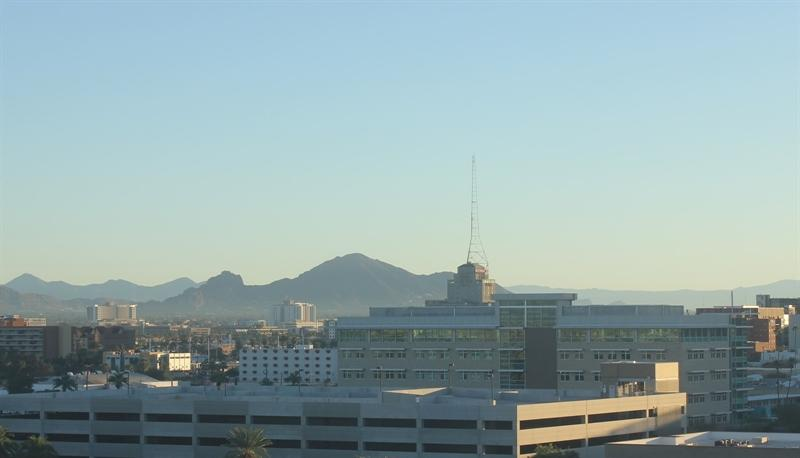
#> input picture TG15_244107020004_Muhammad Nuril Huda/images/training/day/20151101_142050.jpg, 800 x 458 px; its folder holds only this picture in this run
$ jupyter execute --allow-errors TG11_244107020004_Muhammad_Nuril_Huda.ipynb   (shell and % lines are left out)
#> lines starting #> are read from the running program, lines starting #| are printed output that depends on the picture
<a href="https://colab.research.google.com/github/nurilhuda05/Pembelajaran_Mesin_2026/blob/main/TG11_244107020004_Muhammad_Nuril_Huda.ipynb" target="_parent"></a>

# **PRAKTIKUM 1**

### **Langkah 1 - Import Library**

[cell 1]
import numpy as np
import matplotlib.pyplot as plt
from scipy import stats
import seaborn as sns

### **Langkah 2 - Membuat Data Dummy**

[cell 2]
from sklearn.datasets import make_blobs

# Membuat data dengan dua kelas
X, y = make_blobs(
    n_samples=50,
    centers=2,
    random_state=0,
    cluster_std=0.60
)


plt.scatter(X[:, 0], X[:, 1], c=y, s=50, cmap='autumn')
plt.show()
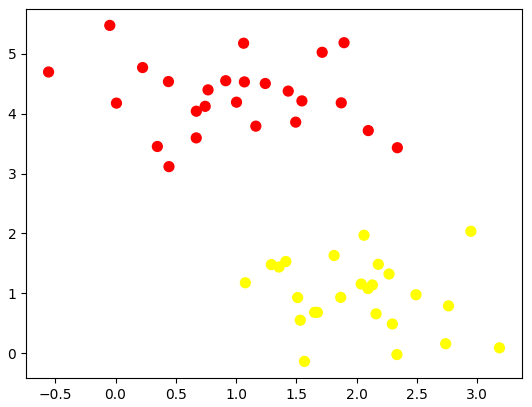
#> figure drawn by matplotlib, 1 panel

### **Langkah 3 - Membuat Ilustrasi Garis Pemisah**

[cell 3]
# Rentang sumbu x untuk menggambar garis
xfit = np.linspace(-1, 3.5)

# Plot data dari Langkah 2
plt.scatter(X[:, 0], X[:, 1], c=y, s=50, cmap='autumn')

# Titik data baru 'x'
plt.plot([0.6], [2.1], 'x', color='red', markeredgewidth=2, markersize=10)

# Tiga garis pemisah yang berbeda, dengan format (gradien m, intersep b)
for m, b in [(1, 0.65), (0.5, 1.6), (-0.2, 2.9)]:
    plt.plot(xfit, m * xfit + b, '-k')

# Batas sumbu x
plt.xlim(-1, 3.5)
plt.show()
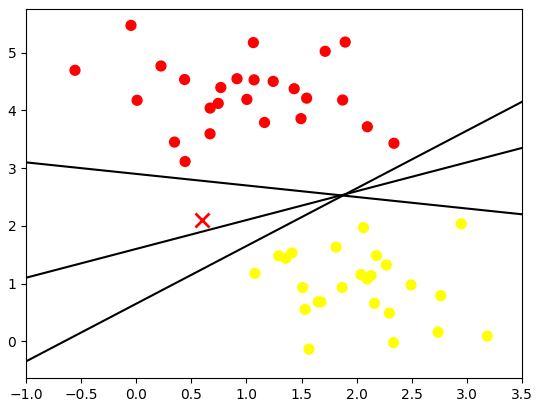
#> figure drawn by matplotlib, 1 panel; curve peaks at x = 3.5, y = 4.15; curve peaks at x = 3.5, y = 3.35

### **Langkah 4 - Ilustrasi Margin**

[cell 4]
# Membuat rentang nilai untuk garis
xfit = np.linspace(-1, 3.5)

# Menampilkan data
plt.scatter(X[:, 0], X[:, 1], c=y, s=50, cmap='autumn')

# Membuat beberapa garis pemisah dan margin
for m, b, d in [(1, 0.65, 0.33), (0.5, 1.6, 0.55), (-0.2, 2.9, 0.2)]:
    yfit = m * xfit + b
    plt.plot(xfit, yfit, '-k')
    plt.fill_between(
        xfit,
        yfit - d,
        yfit + d,
        edgecolor='none',
        color='#AAAAAA',
        alpha=0.4
    )

# Mengatur batas sumbu X
plt.xlim(-1, 3.5)
plt.show()
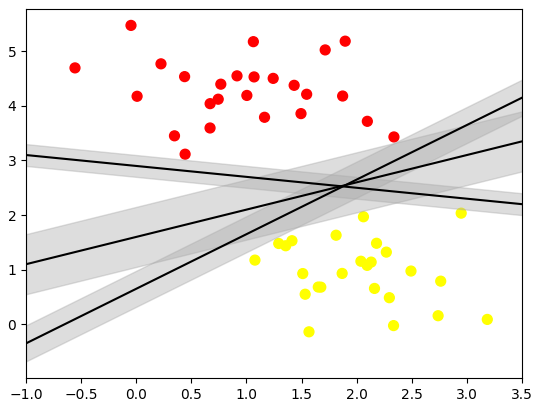
#> figure drawn by matplotlib, 1 panel; curve peaks at x = 3.5, y = 4.15; curve peaks at x = 3.5, y = 3.35; curve peaks at x = -1, y = 3.1

### **Langkah 5 - Fitting Model**

#### **5A - Melatih Model SVM**

[cell 5]
# Import algoritma SVM
from sklearn.svm import SVC

# Membuat model SVM dengan kernel linear
model = SVC(kernel='linear', C=1E10)

# Melatih model menggunakan data dummy
model.fit(X, y)

#### **5B - Membuat fungsi visualisasi garis pemisah**

[cell 6]
# Fungsi untuk menampilkan garis pemisah dan margin
def plot_svc_decision_function(model, ax=None, plot_support=True):

    if ax is None:
        ax = plt.gca()

    xlim = ax.get_xlim()
    ylim = ax.get_ylim()

    # Membuat grid untuk evaluasi model
    x = np.linspace(xlim[0], xlim[1], 30)
    y = np.linspace(ylim[0], ylim[1], 30)
    Y, X = np.meshgrid(y, x)

    xy = np.vstack([X.ravel(), Y.ravel()]).T
    P = model.decision_function(xy).reshape(X.shape)

    # Menampilkan garis pemisah dan margin
    ax.contour(
        X, Y, P,
        colors='k',
        levels=[-1, 0, 1],
        alpha=0.5,
        linestyles=['--', '-', '--']
    )

    # Menampilkan support vector
    if plot_support:
        ax.scatter(
            model.support_vectors_[:, 0],
            model.support_vectors_[:, 1],
            s=300,
            linewidth=1,
            facecolors='none'
        )

    ax.set_xlim(xlim)
    ax.set_ylim(ylim)

#### **5C - Menampilkan hasil model SVM**

[cell 7]
plt.scatter(X[:, 0], X[:, 1], c=y, s=50, cmap='autumn')

plot_svc_decision_function(model)

plt.show()

#### **5D - Melihat Support Vector**

[cell 8]
# Menampilkan titik yang menjadi support vector
model.support_vectors_

### **Langkah 6 - Membandingkan Model dengan Jumlah Data Berbeda**

[cell 9]
# Fungsi untuk membuat dan menampilkan model SVM
def plot_svm(N=10, ax=None):
    # Membuat 200 data dummy
    X, y = make_blobs(
        n_samples=200,
        centers=2,
        random_state=0,
        cluster_std=0.60
    )

    # Mengambil sejumlah data sesuai N
    X = X[:N]
    y = y[:N]

    # Membuat dan melatih model SVM
    model = SVC(kernel='linear', C=1E10)
    model.fit(X, y)

    # Menampilkan data
    ax = ax or plt.gca()
    ax.scatter(X[:, 0], X[:, 1], c=y, s=50, cmap='autumn')

    # Mengatur batas grafik
    ax.set_xlim(-1, 4)
    ax.set_ylim(-1, 6)

    # Menampilkan garis pemisah dan margin
    plot_svc_decision_function(model, ax)


# Membuat dua grafik perbandingan
fig, ax = plt.subplots(1, 2, figsize=(16, 6))
fig.subplots_adjust(left=0.0625, right=0.95, wspace=0.1)

# Menampilkan model dengan 60 dan 120 data
for axi, N in zip(ax, [60, 120]):
    plot_svm(N, axi)
    axi.set_title('N = {}'.format(N))

plt.show()
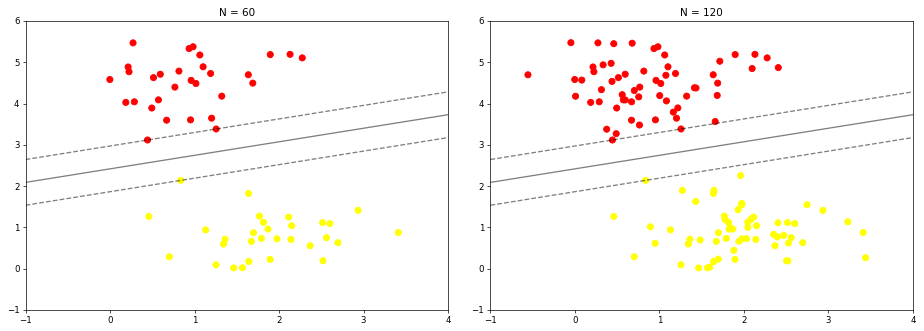
#> figure drawn by matplotlib, 2 panels

### **Langkah 7 - Interaksi Jumlah Data Menggunakan ipywidgets**

#### **7A - Instalasi library**

#### **7B - Membuat tampilan interaktif**

[cell 10]
# Import library untuk interaksi
from ipywidgets import interact, fixed

# Menampilkan model dengan pilihan jumlah data
interact(plot_svm, N=[10,50,100,150,200], ax=fixed(None))
#> the sliders are set to N = 10, ax = <module 'ipywidgets.fixed_' fr
#> (the call stopped at in plot_svc_decision_function, `x = np.linspace(xlim[0], xlim[1], 30)`: ipywidgets is not available in this run)

plt.show()

# **PRAKTIKUM 2**

### **Langkah 1 - Ilustrasi Data Non-Linier**

#### **1A - Import Library**

[cell 11]
import numpy as np
import matplotlib.pyplot as plt
from scipy import stats
import seaborn as sns
from sklearn.svm import SVC

#### **1B - Membuat Kembali Fungsi Plotting**

[cell 12]
# Fungsi untuk menampilkan garis pemisah dan margin
def plot_svc_decision_function(model, ax=None, plot_support=True):

    if ax is None:
        ax = plt.gca()

    xlim = ax.get_xlim()
    ylim = ax.get_ylim()

    # Membuat grid untuk evaluasi model
    x = np.linspace(xlim[0], xlim[1], 30)
    y = np.linspace(ylim[0], ylim[1], 30)
    Y, X = np.meshgrid(y, x)

    xy = np.vstack([X.ravel(), Y.ravel()]).T
    P = model.decision_function(xy).reshape(X.shape)

    # Menampilkan garis pemisah dan margin
    ax.contour(
        X, Y, P,
        colors='k',
        levels=[-1, 0, 1],
        alpha=0.5,
        linestyles=['--', '-', '--']
    )

    # Menampilkan support vector
    if plot_support:
        ax.scatter(
            model.support_vectors_[:, 0],
            model.support_vectors_[:, 1],
            s=300,
            linewidth=1,
            facecolors='none'
        )

    ax.set_xlim(xlim)
    ax.set_ylim(ylim)

#### **1C - Membuat Data Dummy Non-Linier**

[cell 13]
# Import library untuk membuat data lingkaran
from sklearn.datasets import make_circles

# Membuat data dummy non-linier
X, y = make_circles(
    n_samples=100,
    factor=0.1,
    noise=0.1,
    random_state=42
)

# Melatih SVM dengan kernel linear
clf = SVC(kernel='linear')
clf.fit(X, y)

# Menampilkan visualisasi data
plt.scatter(X[:, 0], X[:, 1], c=y, s=50, cmap='autumn')

# Menampilkan garis pemisah
plot_svc_decision_function(clf, plot_support=False)

plt.show()
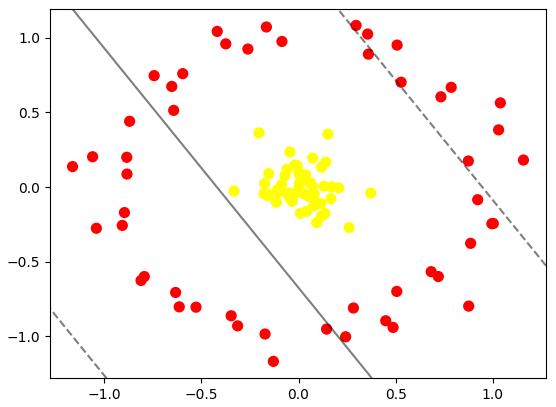
#> figure drawn by matplotlib, 1 panel
#> the sliders are set to elev = -90, azim = 0, X = <module 'ipywidgets.fixed_' fr, y = <module 'ipywidgets.fixed_' fr

Hasil grafik yang diperoleh berbeda dengan modul karena pada kode ini ditambahkan parameter random_state=42, sedangkan modul tidak menggunakannya. Parameter tersebut membuat data yang dihasilkan tetap sama setiap kali kode dijalankan. Tanpa random_state, data dapat berubah setiap kali dijalankan.

#### **1D - Visualisasi Data dalam Bentuk 3D**

[cell 14]
# Import library untuk visualisasi 3D dan interaksi
from mpl_toolkits import mplot3d
from ipywidgets import interact, fixed

# Menghitung proyeksi radial
r = np.exp(-(X**2).sum(1))

# Membuat fungsi visualisasi 3D
def plot_3D(elev=30, azim=30, X=X, y=y):
    ax = plt.subplot(projection='3d')

    ax.scatter3D(X[:, 0], X[:, 1], r, c=y, s=50, cmap='autumn')

    ax.view_init(elev=elev, azim=azim)

    ax.set_xlabel('x')
    ax.set_ylabel('y')
    ax.set_zlabel('r')


# Menampilkan grafik interaktif
#> (the rest of this cell did not finish here and is left out)

### **Langkah 2 - Fitting Model dengan Kernel RBF**

#### **2A - Melatih model SVM**

[cell 15]
# Membuat model SVM dengan kernel RBF
clf = SVC(kernel='rbf', C=1E6)

# Melatih model menggunakan data dummy
clf.fit(X, y)

#### **2B - Menampilkan hasil klasifikasi**

[cell 16]
# Menampilkan data
plt.scatter(X[:, 0], X[:, 1], c=y, s=50, cmap='autumn')

# Menampilkan garis pemisah dan margin
plot_svc_decision_function(clf)

# Menampilkan support vector
plt.scatter(
    clf.support_vectors_[:, 0],
    clf.support_vectors_[:, 1],
    s=300,
    linewidth=1,
    facecolors='none'
)

plt.show()
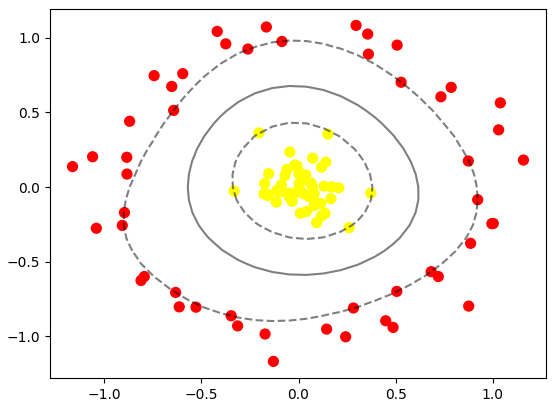
#> figure drawn by matplotlib, 1 panel

# **PRAKTIKUM 3**

### **Langkah 1 - Import Library dan Buat Fungsi Plotting**

#### **1A - Import library**

[cell 17]
import numpy as np
import matplotlib.pyplot as plt
from scipy import stats
import seaborn as sns
from sklearn.svm import SVC
from sklearn.datasets import make_blobs

#### **1B - Membuat fungsi plotting**

[cell 18]
# Fungsi untuk menampilkan garis pemisah dan margin
def plot_svc_decision_function(model, ax=None, plot_support=True):

    if ax is None:
        ax = plt.gca()

    xlim = ax.get_xlim()
    ylim = ax.get_ylim()

    # Membuat grid untuk evaluasi model
    x = np.linspace(xlim[0], xlim[1], 30)
    y = np.linspace(ylim[0], ylim[1], 30)
    Y, X = np.meshgrid(y, x)

    xy = np.vstack([X.ravel(), Y.ravel()]).T
    P = model.decision_function(xy).reshape(X.shape)

    # Menampilkan garis pemisah dan margin
    ax.contour(
        X, Y, P,
        colors='k',
        levels=[-1, 0, 1],
        alpha=0.5,
        linestyles=['--', '-', '--']
    )

    # Menampilkan support vector
    if plot_support:
        ax.scatter(
            model.support_vectors_[:, 0],
            model.support_vectors_[:, 1],
            s=300,
            linewidth=1,
            facecolors='none'
        )

    ax.set_xlim(xlim)
    ax.set_ylim(ylim)

### **Langkah 2 - Buat Data Dummy**

[cell 19]
X, y = make_blobs(
    n_samples=100,
    centers=2,
    random_state=0,
    cluster_std=1.2
)

plt.scatter(X[:, 0], X[:, 1], c=y, s=50, cmap='autumn')
plt.show()
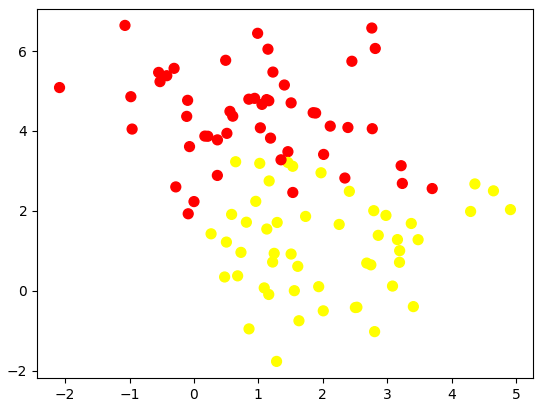
#> figure drawn by matplotlib, 1 panel

### **Langkah 3 - Analisis Dampak Tunning**

[cell 20]
# Membuat dataset dengan 100 data dan 2 kelompok
X, y = make_blobs(
    n_samples=100,
    centers=2,
    random_state=0,
    cluster_std=0.8
)

# Membuat tempat untuk menampilkan 2 grafik
fig, ax = plt.subplots(1, 2, figsize=(16, 6))
fig.subplots_adjust(left=0.0625, right=0.95, wspace=0.1)

# Membandingkan nilai C = 10.0 dan C = 0.1
for axi, C in zip(ax, [10.0, 0.1]):

    # Membuat dan melatih model SVM dengan kernel linear
    model = SVC(kernel='linear', C=C).fit(X, y)

    # Menampilkan titik data berdasarkan kelompoknya
    axi.scatter(X[:, 0], X[:, 1], c=y, s=50, cmap='autumn')

    # Menampilkan batas pemisah dan margin SVM
    plot_svc_decision_function(model, axi)

    # Menandai support vectors dengan lingkaran kosong
    axi.scatter(
        model.support_vectors_[:, 0],
        model.support_vectors_[:, 1],
        s=300,
        lw=1,
        facecolors='none'
    )

    # Memberikan judul sesuai nilai C
    axi.set_title('C = {0:.1f}'.format(C), size=14)

# Menampilkan kedua grafik
plt.show()

# **PRAKTIKUM 4**

### **Langkah 0 - Unduh Dataset**

[cell 21]
from sklearn.datasets import fetch_lfw_people

# Mengunduh dataset dengan minimal 60 foto untuk setiap tokoh
#> (the rest of this cell did not finish here and is left out)

### **Langkah 1 - Inspeksi Citra Wajah**

[cell 22]
from matplotlib import pyplot as plt

fig, ax = plt.subplots(3, 5)

#> (the rest of this cell did not finish here and is left out)

### **Langkah 2 - Pra Pengolahan Data Menggunakan PCA**

[cell 23]
from sklearn.svm import SVC
from sklearn.decomposition import PCA as RandomizedPCA
from sklearn.pipeline import make_pipeline

# Membuat model PCA dengan 150 komponen
pca = RandomizedPCA(
    n_components=150,
    whiten=True,
    random_state=42
)

# Membuat model SVM dengan kernel RBF
svc = SVC(
    kernel='rbf',
    class_weight='balanced'
)

# Menggabungkan PCA dan SVM dalam satu pipeline
model = make_pipeline(pca, svc)

### **Langkah 3 - Split Data Training dan Testing**

[cell 24]
from sklearn.model_selection import train_test_split

# Membagi data menjadi data training dan data testing
#> (the rest of this cell did not finish here and is left out)

### **Langkah 4 - Pembuatan Model dan Tuning Hyperparameter**

[cell 25]
from sklearn.model_selection import GridSearchCV

# Menentukan kombinasi nilai C dan gamma yang akan diuji
param_grid = {
    'svc__C': [1, 5, 10, 50],
    'svc__gamma': [0.0001, 0.0005, 0.001, 0.005]
}

# Membuat proses pencarian hyperparameter terbaik
grid = GridSearchCV(model, param_grid)

# Melatih model dan mencari kombinasi terbaik
#> (the rest of this cell did not finish here and is left out)

#> (a cell that did not finish here is left out)

### **Langkah 5 - Cek Hasil Prediksi**

[cell 27]
fig, ax = plt.subplots(4, 6)

# Menampilkan 24 gambar wajah
#> (the rest of this cell did not finish here and is left out)

### **Langkah 6 - Cek Performansi Model**

#### **6A - Classification Report**

[cell 28]
from sklearn.metrics import classification_report

# Menampilkan laporan performa model
#> (the rest of this cell did not finish here and is left out)

#### **6B - Confusion Matrix**

[cell 29]
from sklearn.metrics import confusion_matrix
import seaborn as sns

# Membuat confusion matrix
#> (the rest of this cell did not finish here and is left out)

# **PRAKTIKUM 5**

### **Langkah 0 — Import Library dan Hubungkan Google Drive**

#### **0A - Import Library**

[cell 30]
from pathlib import Path
import matplotlib.image as mpimg
import matplotlib.pyplot as plt
import cv2
import random
import numpy as np
import pandas as pd

#### **0B - Hubungkan Google Drive**

[cell 31]
from google.colab import drive
drive.mount('/content/drive')

#### **0C - Menentukan lokasi dataset**

[cell 32]
train_dir = "/content/drive/MyDrive/Semester 5/Pembelajaran Mesin/Data/images/training/"
test_dir = "/content/drive/MyDrive/Semester 5/Pembelajaran Mesin/Data/images/test/"

### **Langkah 1 - Load Data dan Visualisasikan**

#### **1A - Membuat fungsi untuk membaca dataset**

[cell 33]
# Membuat fungsi untuk membaca gambar dari folder dataset
def load_dataset(img_dir):
    p = Path(img_dir)
    dirs = p.glob('*')
    img_list = []

    # Membaca setiap folder label, yaitu day dan night
    for dir in dirs:
        label = dir.name

        # Membaca semua file gambar berformat JPG
        for file in dir.glob('*.jpg'):
            img = mpimg.imread(file)
#> img is the input picture: shape (458, 800, 3); mean R, G, B 147.2, 168.7, 170.2

            # Menyimpan gambar dan label jika gambar berhasil dibaca
            if img is not None:
                img_list.append((img, label))

    return img_list

#### **1B - Memuat data training**

[cell 34]
# Membaca seluruh gambar dari folder training
train_img = load_dataset(train_dir)
#> train_img = 2 items
#> (the rest of the program and of its run is left out)
